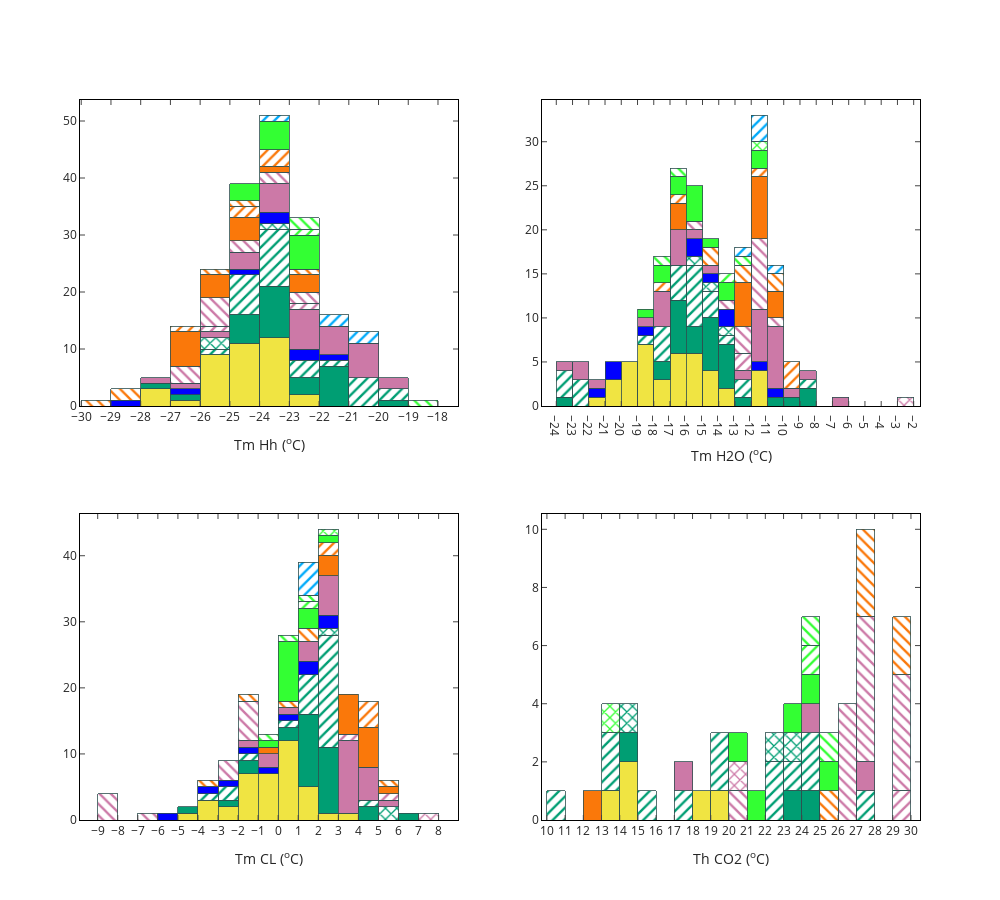

This figure's notebook cell:
### Code cell
# ---------- Create subplots using plotly.express histogram

from plotly.subplots import make_subplots
import plotly.graph_objects as go

to_plot = df_FI

#Create a 2x2 subplot
fig = make_subplots(rows=2, cols=2)

x_list = ('Tm Hh','Tm H2O','Tm CL','Th CO2')

       
        # Create figures in Express
figure1 = px.histogram(to_plot, x=x_list[0], 
                       color="Host",
                       pattern_shape="type",
#                        labels={x: x+" (<sup>o</sup>C)"},
                       color_discrete_map=colors_map,
                       hover_data=["sample",'piece','field',"analysis","Phases","Host"])

figure2 = px.histogram(to_plot, x=x_list[1], 
                       color="Host",
                       pattern_shape="type",
#                        labels={x: x+" (<sup>o</sup>C)"},
                       color_discrete_map=colors_map,
                       hover_data=["sample",'piece','field',"analysis","Phases","Host"])

figure3 = px.histogram(to_plot, x=x_list[2], 
                       color="Host",
                       pattern_shape="type",
#                        labels={x: x+" (<sup>o</sup>C)"},
                       color_discrete_map=colors_map,
                       hover_data=["sample",'piece','field',"analysis","Phases","Host"])

figure4 = px.histogram(to_plot, x=x_list[3], 
                       color="Host",
                       pattern_shape="type",
                       color_discrete_map=colors_map,
#                        labels={x: x+" (<sup>o</sup>C)"},
                       hover_data=["sample",'piece','field',"analysis","Phases","Host"])


# For as many traces that exist per Express figure, get the traces from each plot and store them in an array.
# This is essentially breaking down the Express fig into it's traces
figure1_traces = []
figure2_traces = []
figure3_traces = []
figure4_traces = []

for trace in range(len(figure1["data"])):
    figure1_traces.append(figure1["data"][trace])
for trace in range(len(figure2["data"])):
    figure2_traces.append(figure2["data"][trace])
for trace in range(len(figure3["data"])):
    figure3_traces.append(figure3["data"][trace])
for trace in range(len(figure4["data"])):
    figure4_traces.append(figure4["data"][trace])


# Get the Express fig broken down as traces and add the traces to the proper plot within in the subplot
for traces in figure1_traces:
    fig.append_trace(traces, row=1, col=1)
for traces in figure2_traces:
    fig.append_trace(traces, row=1, col=2)
for traces in figure3_traces:
    fig.append_trace(traces, row=2, col=1)
for traces in figure4_traces:
    fig.append_trace(traces, row=2, col=2)


# -------------------------------------------------------------------------------------------------

fig.update_xaxes(title_text=x_list[0] + " (<sup>o</sup>C)", range=[to_plot[x_list[0]].min()-1, to_plot[x_list[0]].max()+1], row=1, col=1)
fig.update_xaxes(title_text=x_list[1] + " (<sup>o</sup>C)", range=[to_plot[x_list[1]].min()-1, to_plot[x_list[1]].max()+1], row=1, col=2)
fig.update_xaxes(title_text=x_list[2] + " (<sup>o</sup>C)", range=[to_plot[x_list[2]].min()-1, to_plot[x_list[2]].max()+1], row=2, col=1)
fig.update_xaxes(title_text=x_list[3] + " (<sup>o</sup>C)", range=[to_plot[x_list[3]].min()-1, to_plot[x_list[3]].max()+1], row=2, col=2)


fig.update_layout(template="simple_white", 
                  barmode='stack',
                  showlegend=False,
                 height=900, width=1000)

fig.update_xaxes(ticks='inside',zeroline=False,linecolor="black",showgrid=False,mirror= "allticks")
fig.update_yaxes(ticks='inside',zeroline=False,linecolor="black",showgrid=False,mirror= "allticks")

# x_tick = np.arange(to_plot[x].min()-1,to_plot[x].max()+1,1, dtype=int)
fig.update_xaxes(tickvals=np.arange(-30,35,1))

fig.update_traces(marker=dict(line=dict(width=0.8,
                                        color='DarkSlateGrey')),
                 xbins=dict(size=1)
                 )

fig.write_image(data_dir+"figures/plot_hists.pdf")

fig.show()
